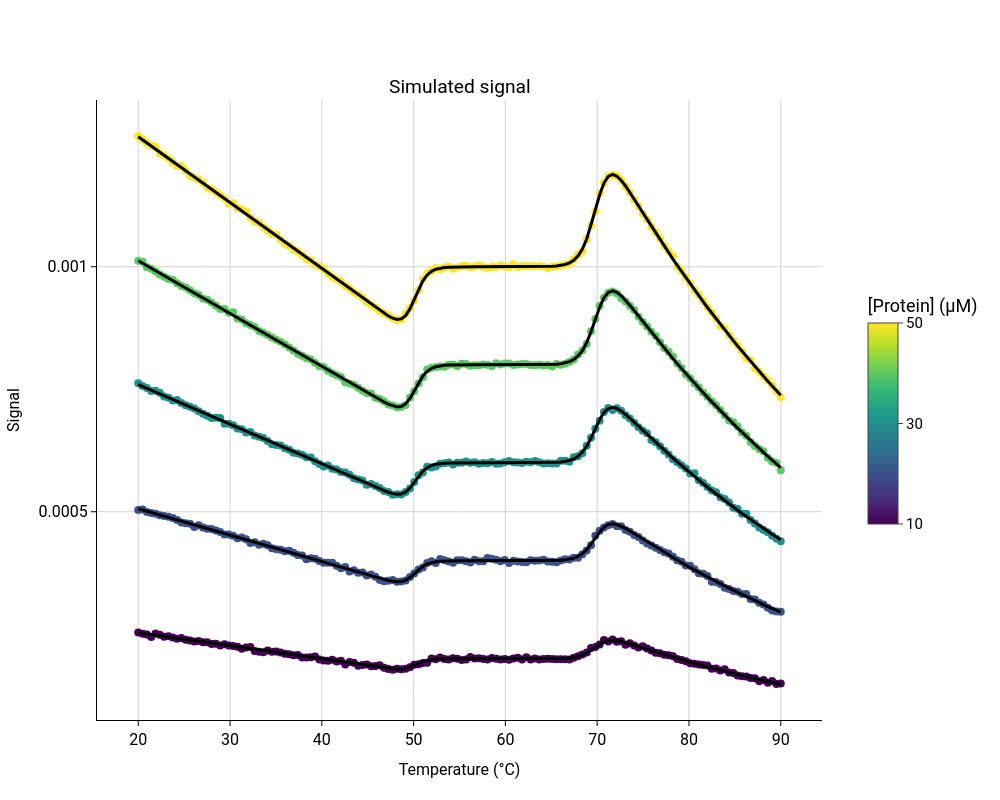

Source (notebook cell):
### Markdown cell above
### Monomer

### Code cell
pychem_sim = aux_create_pychem_sim_three_state(params,concs, temp_range, model="Monomer", intermediate="monomeric", n_residues=80, rng_seed=RNG_SEED)

pychem_sim.fit_thermal_unfolding_three_state_global()
pychem_sim.fit_thermal_unfolding_three_state_global_global()
pychem_sim.fit_thermal_unfolding_three_state_global_global_global(model_scale_factor=True)

plot_unfolding(pychem_sim)

### Figure 1 — Plotly figure (JSON) as saved in the notebook; plotly's stock layout.template omitted (floating-point values rounded to 4 significant figures; data arrays with more than 128 entries replaced by an {"elided": "..."} marker saying what was removed)
{"data": [{"marker": {"color": "#440154", "size": 8}, "mode": "markers", "name": "10.00 μM", "showlegend": false, "type": "scatter", "x": {"elided": "150 float values"}, "xaxis": "x", "y": {"elided": "150 float values"}, "yaxis": "y"}, {"hoverinfo": "skip", "line": {"color": "black", "width": 3}, "mode": "lines", "showlegend": false, "type": "scatter", "x": {"elided": "150 float values"}, "xaxis": "x", "y": {"elided": "150 float values"}, "yaxis": "y"}, {"marker": {"color": "#3b528b", "size": 8}, "mode": "markers", "name": "20.00 μM", "showlegend": false, "type": "scatter", "x": {"elided": "150 float values"}, "xaxis": "x", "y": {"elided": "150 float values"}, "yaxis": "y"}, {"hoverinfo": "skip", "line": {"color": "black", "width": 3}, "mode": "lines", "showlegend": false, "type": "scatter", "x": {"elided": "150 float values"}, "xaxis": "x", "y": {"elided": "150 float values"}, "yaxis": "y"}, {"marker": {"color": "#20928c", "size": 8}, "mode": "markers", "name": "30.00 μM", "showlegend": false, "type": "scatter", "x": {"elided": "150 float values"}, "xaxis": "x", "y": {"elided": "150 float values"}, "yaxis": "y"}, {"hoverinfo": "skip", "line": {"color": "black", "width": 3}, "mode": "lines", "showlegend": false, "type": "scatter", "x": {"elided": "150 float values"}, "xaxis": "x", "y": {"elided": "150 float values"}, "yaxis": "y"}, {"marker": {"color": "#5cc863", "size": 8}, "mode": "markers", "name": "40.00 μM", "showlegend": false, "type": "scatter", "x": {"elided": "150 float values"}, "xaxis": "x", "y": {"elided": "150 float values"}, "yaxis": "y"}, {"hoverinfo": "skip", "line": {"color": "black", "width": 3}, "mode": "lines", "showlegend": false, "type": "scatter", "x": {"elided": "150 float values"}, "xaxis": "x", "y": {"elided": "150 float values"}, "yaxis": "y"}, {"marker": {"color": "#fde725", "size": 8}, "mode": "markers", "name": "50.00 μM", "showlegend": false, "type": "scatter", "x": {"elided": "150 float values"}, "xaxis": "x", "y": {"elided": "150 float values"}, "yaxis": "y"}, {"hoverinfo": "skip", "line": {"color": "black", "width": 3}, "mode": "lines", "showlegend": false, "type": "scatter", "x": {"elided": "150 float values"}, "xaxis": "x", "y": {"elided": "150 float values"}, "yaxis": "y"}, {"hoverinfo": "skip", "marker": {"cmax": 50.0, "cmin": 10.0, "colorbar": {"len": 0.4, "orientation": "v", "outlinewidth": 1, "tickfont": {"size": 15}, "ticks": "outside", "ticktext": ["10", "30", "50"], "tickvals": [10.0, 30.0, 50.0], "title": {"text": "[Protein] (μM)"}, "x": 1.05, "xanchor": "left", "y": 0.5, "yanchor": "middle"}, "colorscale": [[0, "#440154"], [0.1111, "#482878"], [0.2222, "#3e4989"], [0.3333, "#31688e"], [0.4444, "#26828e"], [0.5556, "#1f9e89"], [0.6667, "#35b779"], [0.7778, "#6ece58"], [0.8889, "#b5de2b"], [1, "#fde725"]]}, "mode": "markers", "showlegend": false, "type": "scatter", "x": [null], "xaxis": "x", "y": [null], "yaxis": "y"}], "layout": {"annotations": [{"font": {"size": 19.2}, "showarrow": false, "text": "Simulated signal", "x": 0.5, "xanchor": "center", "xref": "paper", "y": 1, "yanchor": "bottom", "yref": "paper"}], "font": {"color": "black", "family": "Roboto"}, "height": 800, "legend": {"font": {"size": 15}}, "paper_bgcolor": "white", "plot_bgcolor": "white", "width": 1000, "xaxis": {"anchor": "y", "domain": [0, 1], "gridcolor": "lightgray", "gridwidth": 1, "linecolor": "black", "linewidth": 1, "showgrid": true, "showline": true, "tickcolor": "black", "tickfont": {"size": 16}, "ticklen": 5, "ticks": "outside", "tickwidth": 1, "title": {"font": {"size": 16}, "text": "Temperature (°C)"}, "zeroline": false}, "yaxis": {"anchor": "x", "domain": [0, 1], "gridcolor": "lightgray", "gridwidth": 1, "linecolor": "black", "linewidth": 1, "nticks": 5, "showgrid": true, "showline": true, "tickcolor": "black", "tickfont": {"size": 16}, "ticklen": 5, "ticks": "outside", "tickwidth": 1, "title": {"font": {"size": 16}, "text": "Signal"}, "zeroline": false}}}
